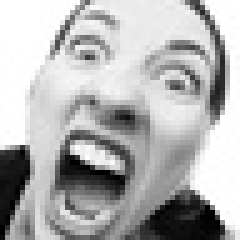
#> input picture data/raw/train/angry/Training_1184435.jpg, 48 x 48 px (shown 5 times larger); its folder holds only this picture in this run
$ jupyter execute --allow-errors exploration_preprocessing.ipynb
#> lines starting #> are read from the running program, lines starting #| are printed output that depends on the picture
### src/processing/config.py
from pathlib import Path

# ================================
# 1) Localisation racine du projet
# ================================

# config.py est dans : project/src/processing/config.py
# donc PROJECT_ROOT = project/
PROJECT_ROOT = Path(__file__).resolve().parents[2]

# Vérification
data_root = PROJECT_ROOT / "data" / "raw" / "train"
if not data_root.exists():
    raise RuntimeError(
        f" data/raw/train introuvable.\n"
        f"Chemin attendu : {data_root}\n"
        "Structure obligatoire : project/data/raw/train/<classe>/"
    )

# ================================
# 2) Définition des chemins
# ================================

RAW_DIR = PROJECT_ROOT / "data" / "raw"
TRAIN_DIR = RAW_DIR / "train"
PROCESSED_DIR = PROJECT_ROOT / "data" / "processed"

PROCESSED_NPZ = PROJECT_ROOT / "data" / "processed" / "processed_fer2013.npz"

for d in [RAW_DIR, TRAIN_DIR, PROCESSED_DIR]:
    d.mkdir(parents=True, exist_ok=True)

# ================================
# 3) Paramètres images
# ================================

IMG_SIZE = (48, 48)
BATCH_SIZE = 64
RANDOM_SEED = 42

GRAYSCALE = True

# ================================
# 4) Détection visages
# ================================

FACE_DETECTOR = "mtcnn"
BLUR_THRESHOLD = 50.0
MIN_FACE_SIZE = 20

# ================================
# 5) Augmentation
# ================================

AUGMENTATION_ENABLED = True
AUG_PER_IMAGE = 3

# ================================
# 6) Détection des classes
# ================================

CLASS_NAMES = sorted([d.name for d in TRAIN_DIR.iterdir() if d.is_dir()])

if not CLASS_NAMES:
    raise ValueError(
        f"❌ Aucune classe trouvée dans {TRAIN_DIR}.\n"
        "Tu dois avoir : data/raw/train/<classe>/"
    )

NUM_CLASSES = len(CLASS_NAMES)
print("[CONFIG] Classes détectées :", CLASS_NAMES)

# ================================
# 7) Dossiers modèles / logs
# ================================

MODEL_DIR = PROJECT_ROOT / "experiments" / "checkpoints"
LOG_DIR = PROJECT_ROOT / "experiments" / "logs"

MODEL_DIR.mkdir(parents=True, exist_ok=True)
LOG_DIR.mkdir(parents=True, exist_ok=True)

# ================================
# 8) Fonction debug
# ================================

# [8 lines left out: function print_config, not called in this run]

### src/processing/preprocess.py
import cv2
import json
import numpy as np
from pathlib import Path
from tqdm import tqdm
import sys

# Add current folder to sys.path
sys.path.append(str(Path(__file__).resolve().parent))

from .utils import load_image, compute_blur_variance, ensure_dir, list_images
from .face_detector import FaceDetector
from .augmentations import apply_random_augment
import config

class Preprocessor:
    def __init__(self):
        self.detector = FaceDetector(config.FACE_DETECTOR)

    # [75 lines left out: functions process_image, run, not called in this run]

### notebooks/exploration_preprocessing.ipynb
Made By Youssef ALOUANI & Ouissam ABOUJID (Use streamlit for this case)

Imports + config

[cell 1]
import numpy as np
import matplotlib.pyplot as plt
import seaborn as sns
import sys
from pathlib import Path


BASE_DIR = Path.cwd().parent
sys.path.append(str(BASE_DIR))


from src.processing import config
from src.processing.preprocess import Preprocessor

config.print_config()

Analyse : distribution des classes

[cell 2]
import os
import pandas as pd

counts = {cls: len(list((config.RAW_DIR/"train"/cls).glob("*"))) for cls in config.CLASS_NAMES}
df = pd.DataFrame.from_dict(counts, orient="index", columns=["count"])

df.plot(kind="bar", figsize=(10,4))
plt.title("Distribution des classes")
plt.show()
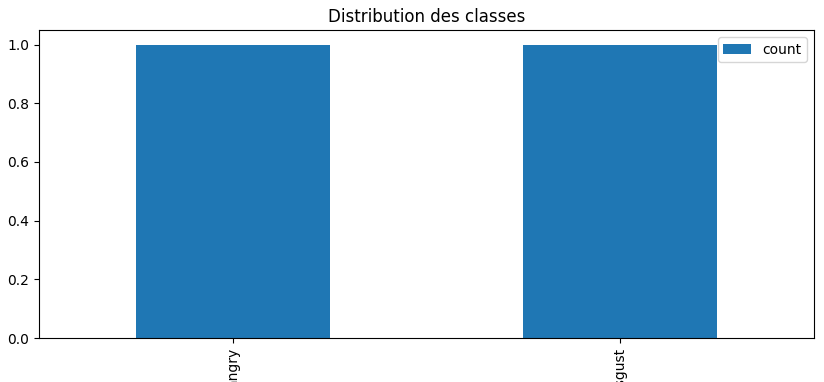
#> figure drawn by matplotlib, 1 panel

df

Visualisation aléatoire

[cell 3]
import random
import cv2

for cls in config.CLASS_NAMES:
    images = list((config.RAW_DIR/"train"/cls).glob("*"))
    plt.figure(figsize=(10,2))
    plt.suptitle(cls)

    for i in range(5):
        img = cv2.imread(str(random.choice(images)))
#> img is the input picture: shape (48, 48, 3); min 0, max 255, mean 178.3
        plt.subplot(1,5,i+1)
        plt.imshow(cv2.cvtColor(img, cv2.COLOR_BGR2RGB))
        plt.axis("off")
    plt.show()
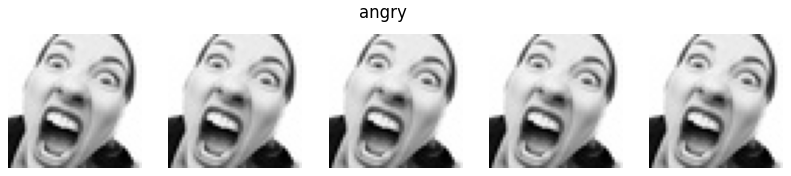
#> figure drawn by matplotlib, 5 panels
#> pass 2 of the loop `for cls in config.CLASS_NAMES:`:
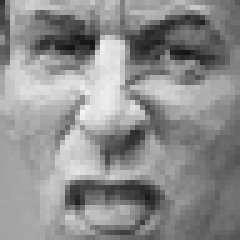
#> input picture data/raw/train/disgust/Training_14528146.jpg, 48 x 48 px (shown 5 times larger)
#> img is the input picture: shape (48, 48, 3); min 20, max 243, mean 141.5
#> `plt.show()`:
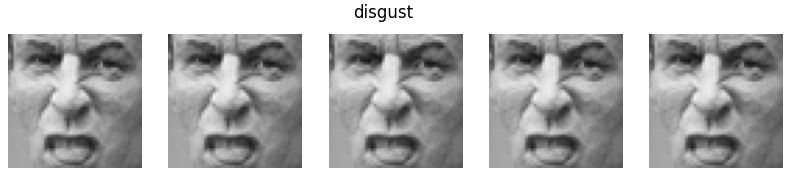
#> figure drawn by matplotlib, 5 panels
